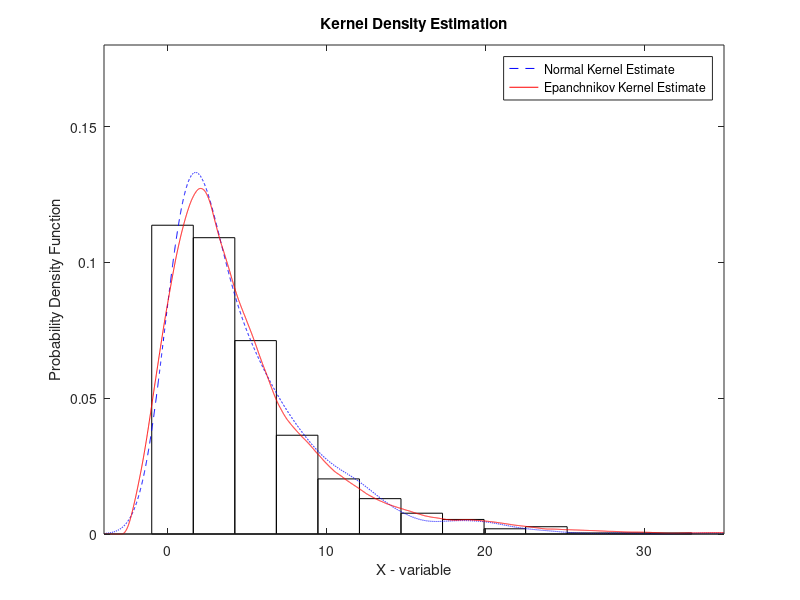

Here is the MATLAB script that generated this plot:
% Take rs of size 100 from exp(5)
n = 1000;
data = exprnd(5,1,n);

% Use Normal Reference Rule for bin width
% of frequency histogram.
h = 2.15*sqrt(var(data))*n^(-1/5);
t0 = min(data)-1;
tm = max(data)+1;
bins = t0:h:tm;
vk = histc(data,bins);
vk(end) = [];
fhat = vk/(n*h);
bc = (t0+h/2):h:(tm-h/2);
bar(bc,fhat,1,'w')
hold on
xlabel('X - variable')
ylabel('Probability Density Function')
title('Kernel Density Estimation')

% Monte Carlos Trials
M = 100;
% choose an appropriate domain
x = linspace(-4,35,5000); % domain
% allocate MSE vectors
MSEn = zeros(1,M);
MSEe = zeros(1,M);
% find the index for x = x0 = 5
x0ind = find(x>4.999 & x<5.009);    

% NORMAL KERNEL

% choose smoothing parameter
h = 1.06*std(data)*n^(-1/5);

for j = 1:M
    % sample from exponential
    data = exprnd(5,1,n);
    % initialize vector for estimated pdf
    fhat = zeros(size(x));
    
    % evaluate using the normal kernel for each data point
    % at all x in the domain
    for i=1:n
        % get each kernel function evaluated at x
        % centered at data and weighted by h
        f=exp(-(1/(2*h^2))*(x-data(i)).^2)/sqrt(2*pi)/h;
        % add each ith average f vector to get estimate pdf height
        fhat = fhat+f/(n);
    end
    % take mean of MSE because sometimes the x0ind interval may contain 
    % more than one MSE
    MSEn(j) = mean((exppdf(5,5)-fhat(x0ind)).^2); % take mean bec
end
% Calculate the expected value of the MSE for x = x0, normal kernel
MSEn = mean(MSEn);
linenorm = plot(x,fhat,'--b');

% Density estimate using Epanechnikov
% adjust smoothing parameter for the Epanchnikov kernel
h = h*(30*sqrt(pi))^(1/5);

for j = 1:M
    % sample from exponential
    data = exprnd(5,1,n);
    % initialize vector for estimated pdf
    fhat = zeros(size(x));
    
    % evaluate using the Epanchnikov kernel for each data point
    % at all x in the domain
    for i=1:n
        % set up the indicator function
        I = abs((x-data(i))/h)<1;
        % get each kernel function evaluated at x
        % centered at data
        f=(0.75*(1-(((x-data(i)).^2)/(h^2)))/h).*I;
        fhat = fhat+f/(n);
    end
    MSEe(j) = mean((exppdf(5,5)-fhat(x0ind)).^2);
end
% Calculate the expected value of the MSE for x = x0, epan kernel
MSEe = mean(MSEe);

lineepan = plot(x,fhat,'Color','r');
axis([-4 35 0 .18])
legend([linenorm,lineepan],'Normal Kernel Estimate','Epanchnikov Kernel Estimate')
hold off

fprintf('\nMSE using Normal Kernel density estimation: %2.6d\n', MSEn)
fprintf('\nMSE using Epan Kernel density estimation: %2.6d\n', MSEe)
